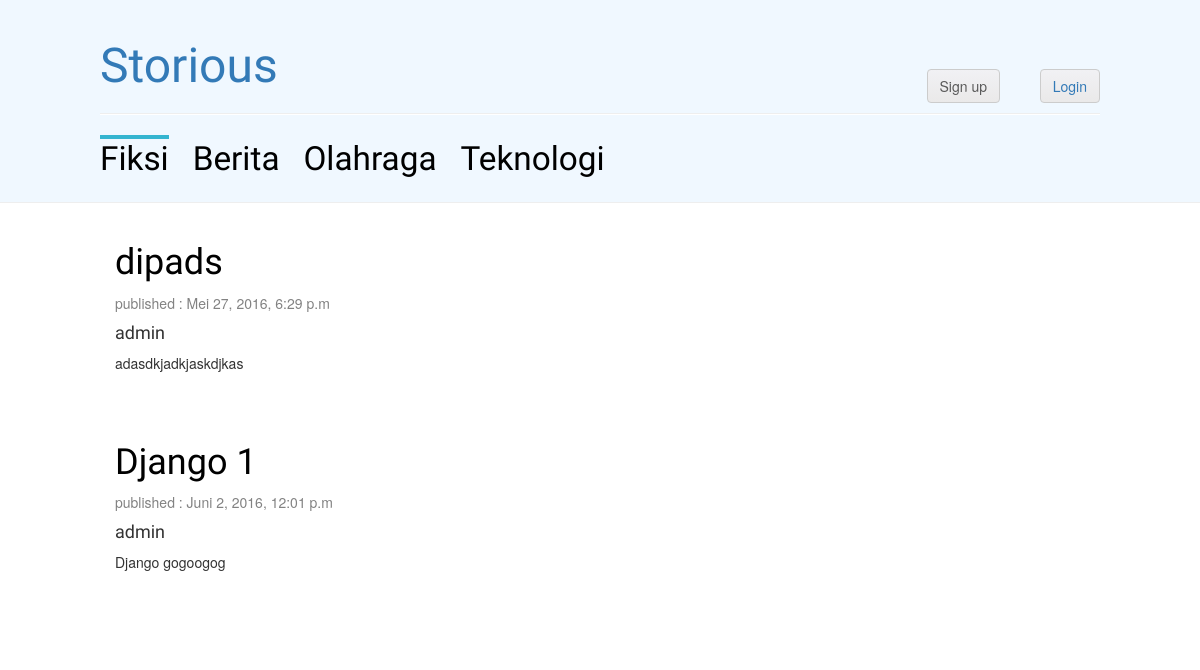
The app's page /fiksi/, older data.
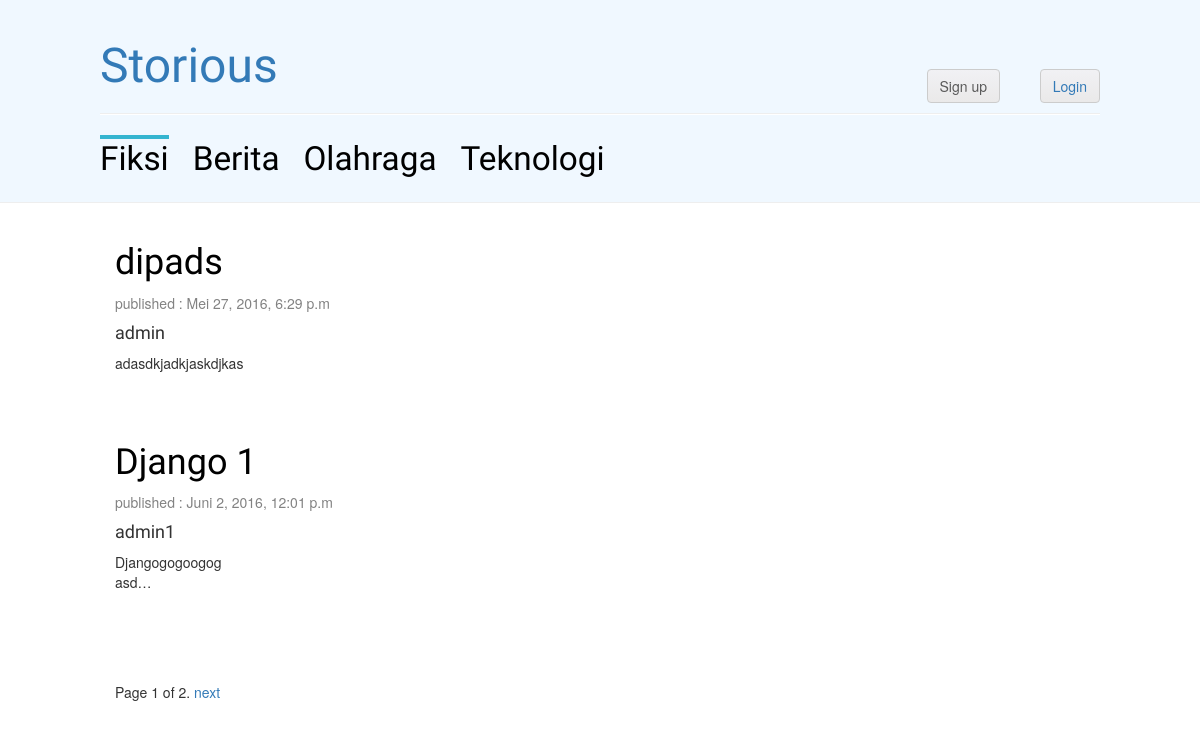
The same page, newer data.
### core/models.py (models this page shows, shortened)
class Post(models.Model):
    author = models.ForeignKey(User)
    title = models.CharField(max_length=200)
    text = models.TextField()
    published = models.BooleanField()
    created_date = models.DateTimeField()
    published_date = models.DateTimeField(blank=True, null=True)
    category = models.CharField(max_length=50, choices=CATEGORY_CHOICES)

### core/views.py (the view)
# urls.py: url(r'^fiksi/$', Fiksi.as_view(), name='fiksi'),
class Fiksi(ListView):
    queryset = Post.objects.filter(category='Fiksi')
    template_name = 'fiksi.html'
    paginate_by = 2
    context_object_name = 'posts'

### core/templates/fiksi.html (shortened to what this page needs)
{% extends 'base.html' %}
{% load staticfiles %}
{%  load i18n %}
{% block content %}
    <div class="row">
        <div class="col-md-8">
            {% for post in posts %}
                <div class="post">
                    <h1><a href="{% url 'post_detail' pk=post.pk %}">{{ post.title }}</a></h1>
                    <div class="date">
                        <p>published : {{ post.published_date }}</p>
                    </div>
                    <h4>{{ post.author }}</h4>
                    <p>{{ post.text|truncatechars:20|linebreaks}}</p>
                </div>
            {%  endfor %}
        </div>
    </div>
    {% if is_paginated %}
        <div class="pagination">
            <span class="page-links">
                <span class="page-current">
                    Page {{ page_obj.number }} of {{ page_obj.paginator.num_pages }}.
                </span>
                {% if page_obj.has_next %}
                    <a href="/?page={{ page_obj.next_page_number }}">next</a>
                {% endif %}
            </span>
        </div>
    {% endif %}
{% endblock  %}

### core/templates/base.html (shortened to what this page needs)
{% load staticfiles %}
{%  load i18n %}
<!DOCTYPE html>
<html lang="en">
<head>
    <link rel="stylesheet" href="//maxcdn.bootstrapcdn.com/bootstrap/3.2.0/css/bootstrap.min.css">
    <link rel="stylesheet" href="//maxcdn.bootstrapcdn.com/bootstrap/3.2.0/css/bootstrap-theme.min.css">
    <link rel="stylesheet" href="{% static 'css/blog.css' %}">
</head>
<body>
<div class="page-header">
    <h1><a href="/">Storious</a></h1>
    <a class="actions site-header-actions btn" href="/registration">Sign up</a>
    <a class="actions-login site-header-login btn" href="/accounts/login">Login</a>
    <hr />
    <div>
        <a class="{% if request.path == '/fiksi/'%}active{% endif %}" href="{% url 'fiksi' %}">Fiksi</a>
        <a class="{% if request.path == '/berita/' %} active {% endif %}" href="{% url 'berita' %}">Berita</a>
        <a class="{% if request.path == '/olahraga/'%}active{% endif %}" href="{% url 'olahraga' %}">Olahraga</a>
        <a class="{% if request.path == '/teknologi/'%}active{% endif %}" href="{% url 'teknologi' %}">Teknologi</a>
    </div>
</div>
<div class="content container-fluid">
    {% block content %}
    {% endblock %}
</div>
</body>
</html>

### core/static/css/blog.css (style rules this page uses)
.page-header { background-color: aliceblue; margin-top: 0; padding: 20px 100px 20px 100px; }
.page-header h1, .page-header h1 a, .page-header h1 a:visited, .page-header h1 a:active { color: #chucknorris; font-size: 36pt; text-decoration: none; }
.page-header div a, .page-header div a:visited, .page-header div a:active { color: #000000; font-size: 25pt; text-decoration: none; margin-right: 20px; }
.content { margin-left: 100px; }
h1, h2, h3, h4, .page-header div a { font-family: 'Lobster', cursive; }
.date { color: #828282; }
.post { margin-bottom: 70px; }
.post h1 a, .post h1 a:visited { color: #000000; }
.active { border-top: 4px solid #34b5d0; }
.site-header-actions { position: absolute; top: 11%; right: 0; margin-top: -19px; margin-bottom: 0; margin-right: 200px; }
.actions { color: #595959; }
.btn { background:linear-gradient(#F1F1F4,#EAE9E9); border-color: #CCC; text-decoration: none; }
.page-header hr { width:100%; height:1px; background: #fff; }
.site-header-login { position: absolute; top: 11%; right: 0; margin-top: -19px; margin-bottom: 0; margin-right: 100px; }
.actions-login { color: #chucknorris; }

Row changes from the older to the newer data that the page shows:
changed Post "Django 1": author "admin" → "admin1"; text "Django gogoogog" → "Djangogogoogog asd…"
Text that changed along with them:
{{ page_obj.number }}: (not shown) → "1"
{{ page_obj.paginator.num_pages }}: (not shown) → "2"
text now shown: "Page of . next"
